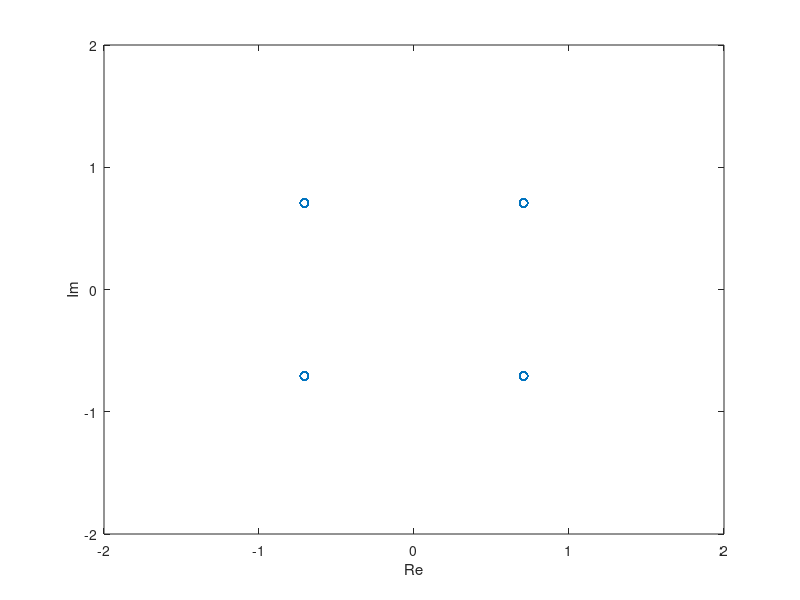
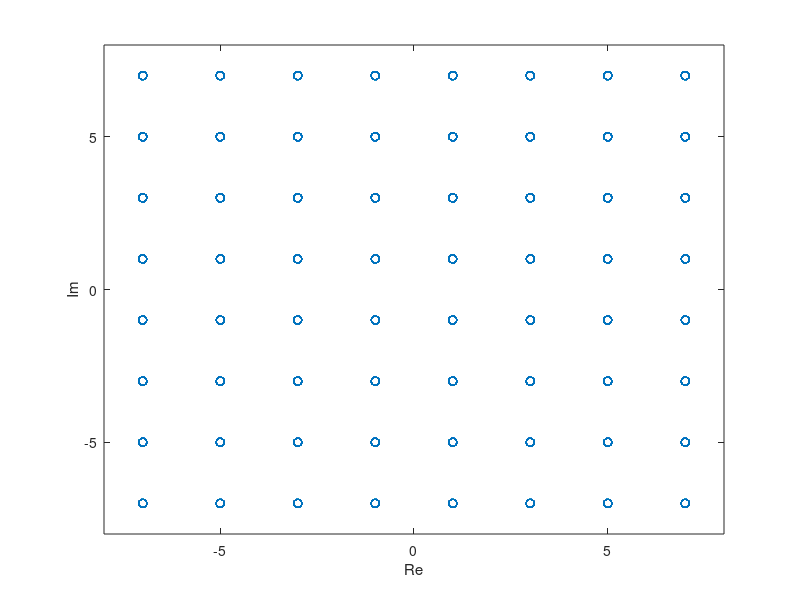
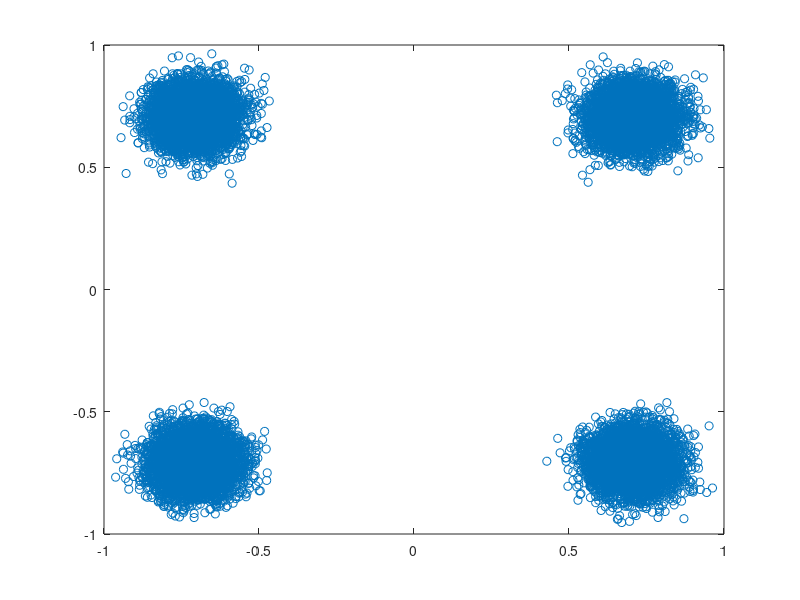
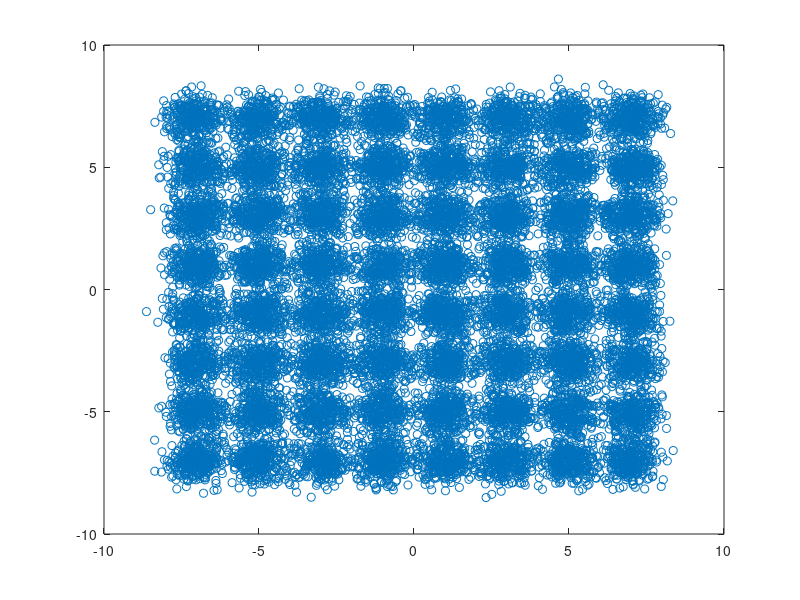

Reproduce these figures in MATLAB, in order.
%addpath('./qsk/');

clear all 
close all
clc

%----------------------------------------------------%
% 2.1 The symbol constellation and a symbol sequence %
%----------------------------------------------------%
const_qpsk = exp(1j*[pi/4 3*pi/4 5*pi/4 7*pi/4]).'; % QPSK alphabet.
qpsk = const_qpsk(randi(4,20000,1)); % QPSK symbol sequence.

% plot the constellation.
figure
plot(qpsk,'o');
xlabel('Re');
ylabel('Im');
axis([-2 2 -2 2]); % scale the axis of the figure.

aqam = [-7 -5 -3 -1 1 3 5 7];
A = repmat(aqam,8,1);
B = flipud(A') ;
const_qam = A+1j*B; % 8x8-matrix with constellation points.
const_qam = const_qam(:); % column-vector with 64-QAM alphabet.
qam = const_qam(randi(64,20000,1)); % 64-QAM symbol sequence.

% plot the constellation.
figure
plot(qam,'o');
axis([-8 8 -8 8]); % Scale the axis of the figure.
xlabel('Re');
ylabel('Im');

%--------------------------------%
% 2.2 Adding Noise to the Signal %
%--------------------------------%
n = randn(size(qam))+1j*randn(size(qam)); % randn generates Gaussian noise.
svqpsk = std(qpsk)^2; % QPSK signal variance (power).
svqam = std(qam)^2; % QAM signal variance (power).
nv = std(n)^2; % noise variance (power).

SNR = 20; % TargetSNR=20dB

% add noise to signal.
p1 = std(qpsk)/(std(n)*10^(SNR/20)); % proper constant p.
snqpsk = qpsk+n*p1; % add noise to signal.

% plot noisy constellation.
figure
plot(snqpsk,'o'); 

% add noise to signal.
p2 = std(qam)/(std(n)*10^(SNR/20)); % proper constant p.
snqam = qam+n*p2; 

% plot noisy constellation.
figure
plot(snqam,'o');

%---------------------------------------------------%
% 2.3 Signal Detection (symbol by symbol detection) %
%---------------------------------------------------%
%------%
% QPSK %
%------%
% 4x20000-matrix, each line contains the same sn-vector.
sn_block = repmat(snqpsk,1,4).';

% 4x20000-matrix, where each column contains const.
const_block = repmat(const_qpsk,1,20000);

% 4x20000-matrix, whose every column contains the received symbol
% distances to all possible symbol constellation points.
distance = abs(sn_block-const_block); 

% returns the minimum distance y and the corresponding
% constellation index ind_1. Both vectors have the size of 1x20000.
[~,ind_1] = min(distance); 

% using vector ind_1, we can determine the detected symbol vector.
qpsk_det = const_qpsk(ind_1);

%-----%
% QAM %
%-----%
% 64x20000-matrix, each line contains the same sn-vector.
sn_block = repmat(snqam,1,64).';

% 64x20000-matrix, where each column contains the const.
const_block = repmat(const_qam,1,20000);

% 64x20000-matrix, whose every column contains the received symbol 
% distances to all possible symbol constellation points.
distance = abs(sn_block-const_block);

% returns the minimum distance y and the corresponding
% constellation index ind_2. Both vectors have the size of 1x20000.
[y,ind_2] = min(distance); 

% using vector ind_2, we can determine the detected symbol vector.
qam_det = const_qam(ind_2); 


%---------------------------------%
% 2.4 The symbol-error rate (SER) %
%---------------------------------%
 % minimum distance d for our QPSK constellation.
d = sqrt(2);

% sigma is the deviation of noise (real or imaginary part).
sigma = std(real(n*p1));

Q = 0.5*erfc(d/(sqrt(2)*2*sigma));

% theoretical symbol error rate.
ser_theo = 2*Q - Q^2

% Comparison returns 0 (false) or 1 (true)
nr_of_errors = sum(qpsk~=qpsk_det);

% simulated symbol error rate.
ser_simu = nr_of_errors/20000

d = 2; % minimum distance d for our QAM alphabet

% sigma is the deviation of noise real or imaginary part
sigma = std(real(n*p2));
Q = 0.5*erfc(d/(sqrt(2)*2*sigma));

nr_of_errors = sum(qam~=qam_det);
ser_simu = nr_of_errors/20000 % simulated symbol error rate
ser_theo = 3.5*Q - 3.0625*Q^2 % theoretical symbol error rate